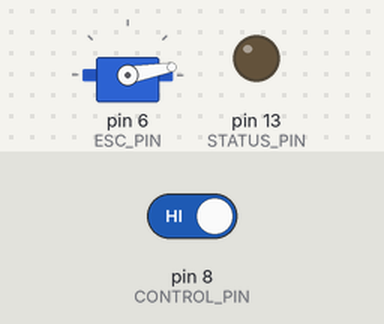
Simulated run of this sketch. Board: Arduino Uno, built with avr-gcc and run on an emulated ATmega328P. On the bench: servo, output pins drawn as LEDs (lit = HIGH). Inputs (shaded band) come from the test bench; at power-on: pin 8 (CONTROL_PIN) HIGH.

Above: at 1.2 s.
1.3 s: pin 8 (CONTROL_PIN) driven LOW
At 2.1 s:
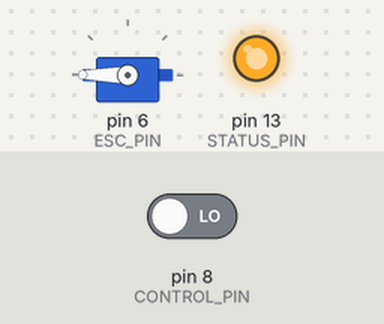
2.8 s: pin 8 (CONTROL_PIN) driven HIGH
At 3.3 s:
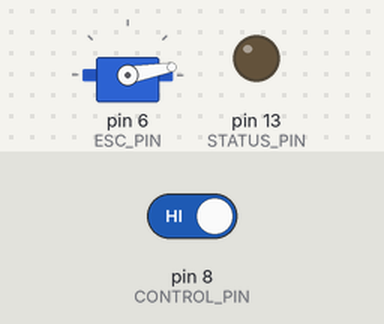
Timing chart, 0 to 5.8 s (numbered marks = the images above; inputs shaded):
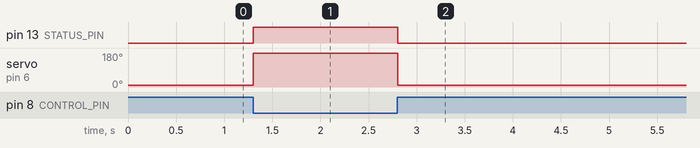

Measured:
- after the input at 1.3 s, pin 13 (STATUS_PIN): LOW → HIGH at once; servo on pin 6 (ESC_PIN): 10° → 180° at once
- after the input at 2.8 s, pin 13 (STATUS_PIN): HIGH → LOW at once; servo on pin 6 (ESC_PIN): 180° → 10° at once

The sketch:

EscControl.ino
```cpp
#include <Servo.h>

const uint8_t ON_SPEED = 180;
const uint8_t OFF_SPEED = 10;

const int8_t CONTROL_PIN = 8;
const int8_t ESC_PIN = 6; // must have PWM
const int8_t STATUS_PIN = LED_BUILTIN;

Servo esc;

void setup() {
  esc.attach(ESC_PIN);
  pinMode(CONTROL_PIN, INPUT);
  pinMode(STATUS_PIN, OUTPUT);
  Serial.begin(9600); // debugging
}


void loop() {

  const int spindleOn = !digitalRead(CONTROL_PIN);
  const int escSpeed = (spindleOn) ? ON_SPEED : OFF_SPEED;
  esc.write(escSpeed);
  digitalWrite(STATUS_PIN, spindleOn);

  delay(100); // no need to poll that often
  /*
    myservo.write(10);
    delay(2000);
    myservo.write(180);
   delay(2000);
   */
}
```
